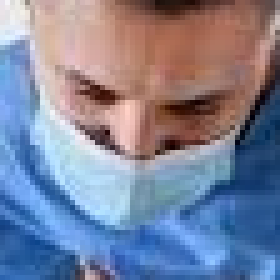
#> input picture Face Mask Recognition/WithMask/1018.png, 56 x 56 px, found by its file name (shown 5 times larger); its folder holds only this picture in this run
$ python 'Face Mask.py'
#> lines starting #> are read from the running program, lines starting #| are printed output that depends on the picture
import cv2
import os
import numpy as np
import warnings
from sklearn.metrics import accuracy_score
from sklearn.svm import SVC
from sklearn.model_selection import train_test_split
warnings.filterwarnings("ignore", category=FutureWarning)
#Function that returns the co-ordinates of faces if detected
def Face_Recognition(img):
    gray_image = cv2.cvtColor(img,cv2.COLOR_BGR2GRAY)
    classifier = cv2.CascadeClassifier('Face Mask Recognition/haarcascade_frontalface_alt.xml')
    try:
        faces = classifier.detectMultiScale(gray_image)
        return faces #Face found
    except:
        pass

#Create the data with_mask and without_mask
cat = ["WithMask","WithoutMask"]
directory = r"Face Mask Recognition" #Parent directory of folders
data = []
for category in cat:
    inside = []
    path = os.path.join(directory,category)
    print(path)
    for img in os.listdir(path):
        img_path = os.path.join(path,img)
        image = cv2.imread(img_path)
#> image is the input picture: shape (56, 56, 3); mean B, G, R 154, 130.7, 125.5
        faces = Face_Recognition(image)
#> in Face_Recognition, `gray_image = cv2.cvtColor(img,cv2.COLOR_BGR2GRAY)`:
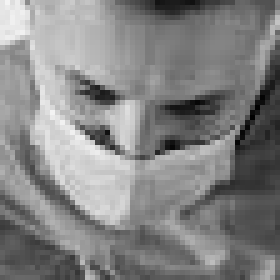
#> gray_image: shape (56, 56) (shown 5 times larger); min 1, max 244, mean 131.8
#> in Face_Recognition, `faces = classifier.detectMultiScale(gray_image)`: faces = ()
#> faces = ()
        for (x,y,w,h) in faces:
            image = image[y:y+h+1][x:x+w+1][:]
#> this loop made 0 passes
        try:
            image = cv2.resize(image,(50,50))
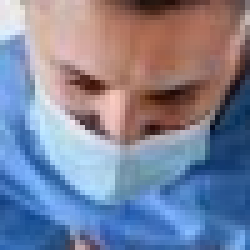
#> image: shape (50, 50, 3) (shown 5 times larger); mean B, G, R 153.8, 130.4, 125.2
        except:
            continue
        if len(inside) == 250:
            break
        inside.append(image)
    data.append(inside)
#> pass 2 of the loop `for category in cat:`:
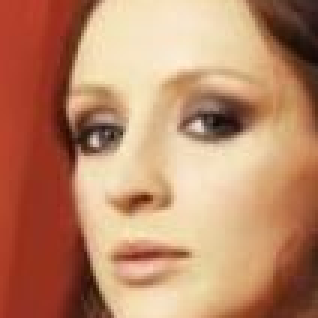
#> input picture Face Mask Recognition/WithoutMask/100.png, 106 x 106 px, found by its file name (shown 3 times larger)
#> image is the input picture: shape (106, 106, 3); mean B, G, R 104.6, 136, 188
#> in Face_Recognition (call 2), `gray_image = cv2.cvtColor(img,cv2.COLOR_BGR2GRAY)`:
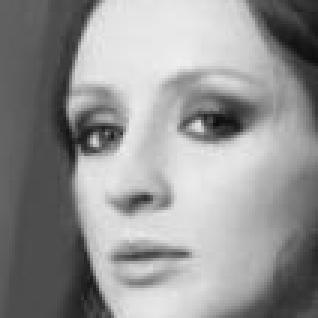
#> gray_image: shape (106, 106) (shown 3 times larger); min 12, max 241, mean 148
#> in Face_Recognition (call 2), `faces = classifier.detectMultiScale(gray_image)`: faces = [[8, 10, 86, 86]]
#> the loop `for (x,y,w,h) in faces:` made 1 pass
#> `image = cv2.resize(image,(50,50))`:
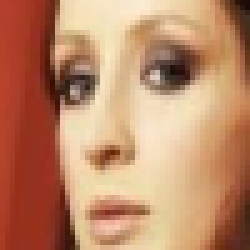
#> image: shape (50, 50, 3) (shown 5 times larger); mean B, G, R 104.4, 137, 190.2
data = np.array(data)
mask = np.array(data[0])
nomask = np.array(data[1])
#> (the run stopped early here; a loop or call above may not have finished)
